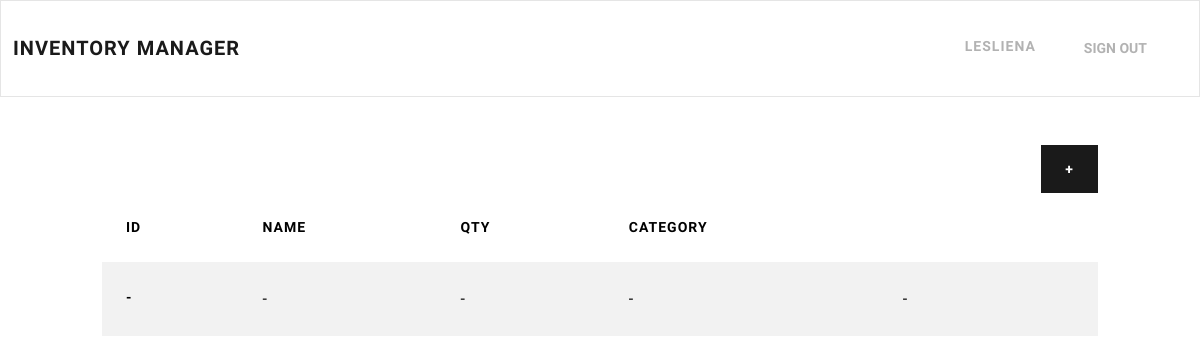
Before: /dashboard/ (signed in) with the older database file.
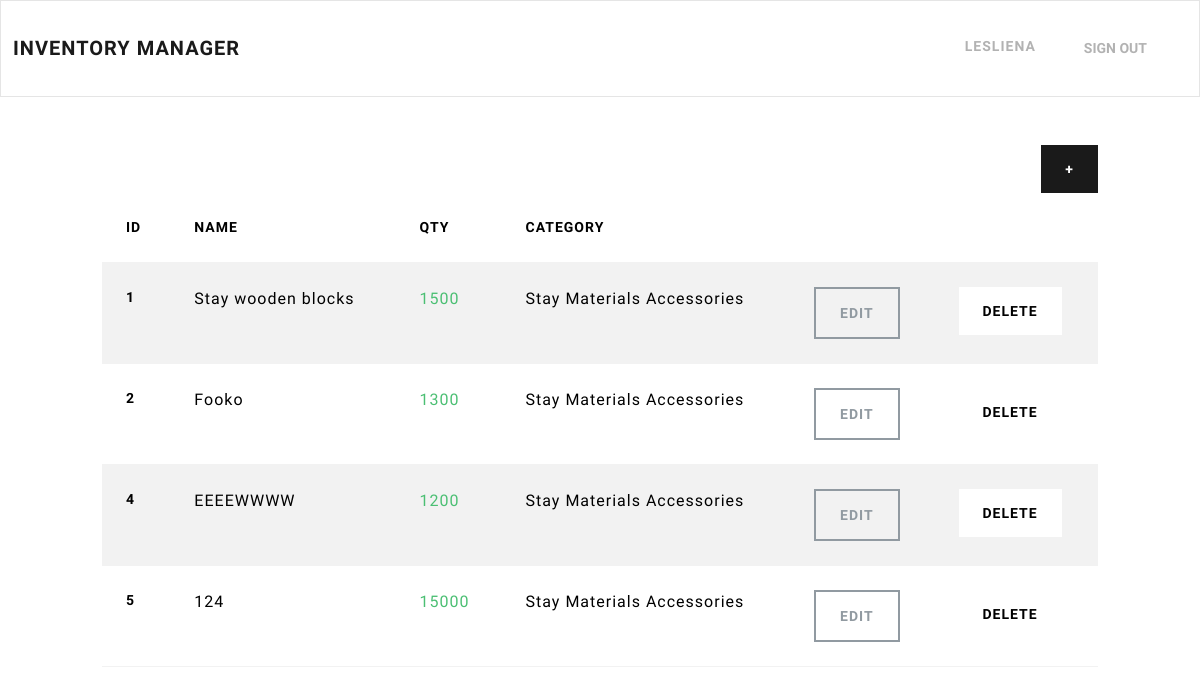
After: the same page with the newer database file.
### Inventory/models.py (models this page shows, shortened)
class InventoryItem(models.Model):
    name = models.CharField(max_length=200)
    quantity = models.IntegerField()
    category = models.ForeignKey('Category', on_delete=models.SET_NULL, blank=True, null=True)
    code = models.CharField(max_length=200)
    unit = models.ForeignKey('Unit', on_delete=models.CASCADE)
    date_created = models.DateTimeField(auto_now_add=True)
    user = models.ForeignKey(User, on_delete=models.CASCADE)  # Tracks who added the item
    group = models.ForeignKey(Group, on_delete=models.CASCADE, null=True, blank=True)  # Tracks which group the item belongs to

class Category(models.Model):
    name = models.CharField(max_length=200)
    class Meta:
        verbose_name_plural = 'categories'

### Inventory/views.py (the view)
# urls.py: path('dashboard/', Dashboard.as_view(), name='dashboard'),
class Dashboard(LoginRequiredMixin, PermissionRequiredMixin, View):
    permission_required = 'Inventory.view_inventoryitem'
    def get(self, request):
        user = request.user
        if user.is_superuser:
            items = InventoryItem.objects.all()
        else:
            items = InventoryItem.objects.filter(group__in=user.groups.all())
        return render(request, 'Inventory/dashboard.html', {'items': items})

### Inventory/templates/Inventory/dashboard.html (shortened to what this page needs)
{% extends 'Inventory/base.html' %}
{% block content %}
	<div class="row">
		<div class="col-md-10 col-12 mx-auto mt-5">
			<div class="d-flex justify-content-end">
				<a href="{% url 'add-item' %}" class="btn btn-primary">+</a>
			</div>
			<table class="table table-hover table-striped">
				<thead>
					<tr>
						<th scope="col">ID</th>
						<th scope="col">Name</th>
						<th scope="col">Qty</th>
						<th scope="col">Category</th>
						<th scope="col"></th>
						<th scope="col"></th>
					</tr>
				</thead>
				<tbody>
					{% if items|length == 0 %}
					<tr>
						<th scope="row">-</th>
						<td>-</td>
						<td>-</td>
						<td>-</td>
						<td>-</td>
						<td></td>
					</tr>
					{% endif %}
					{% for item in items %}
					<tr>
						<th scope="row">{{ item.id }}</th>
						<td>{{ item.name }}</td>
						{% if item.id in low_inventory_ids %}
							<td class="text-danger">{{ item.quantity }}</td>
						{% else %}
							<td class="text-success">{{ item.quantity }}</td>
						{% endif %}
						<td>{{ item.category.name }}</td>
						<td><a href="{% url 'edit-item' item.id %}" class="btn btn-outline-secondary">Edit</a></td>
						<td><a href="{% url 'delete-item' item.id %}" class="btn btn-secondary">Delete</a></td>
					</tr>
					{% endfor %}
				</tbody>
			</table>
		</div>
	</div>
{% endblock content %}

### Inventory/templates/Inventory/base.html (shortened to what this page needs)
<!DOCTYPE html>
<html lang="en">
<head>
    <link href="https://bootswatch.com/5/lux/bootstrap.min.css" rel="stylesheet">
</head>
<body>
    {% include 'Inventory/navigation.html' %}
    {% block content %}
    {% endblock content %}
</body>
</html>

### Inventory/templates/Inventory/navigation.html (shortened to what this page needs)
<nav class="navbar navbar-expand-lg bg-light">
    <div class="container-fluid">
        <a class="navbar-brand" href="{% url 'index' %}">Inventory Manager</a>
        <div class="collapse navbar-collapse justify-content-end" id="navbarNav">
            <ul class="navbar-nav">
                {% if user.is_authenticated %}
                    <li class="nav-item">
                        <a class="nav-link" href="#">{{ user.username }}</a>
                    </li>
                    <li class="nav-item">
                        <form action="{% url 'logout' %}" method="post" style="display:inline;">
                            <button type="submit" class="btn btn-link nav-link">Sign Out</button>
                        </form>
                    </li>
                {% endif %}
            </ul>
        </div>
    </div>
</nav>

Changed rows visible on the page:
added InventoryItem: id "1", name "Stay wooden blocks", quantity "1500", category.name "Stay Materials Accessories"
added InventoryItem: id "2", name "Fooko", quantity "1300", category.name "Stay Materials Accessories"
added InventoryItem: id "4", name "EEEEWWWW", quantity "1200", category.name "Stay Materials Accessories"
added InventoryItem: id "5", name "124", quantity "15000", category.name "Stay Materials Accessories"
